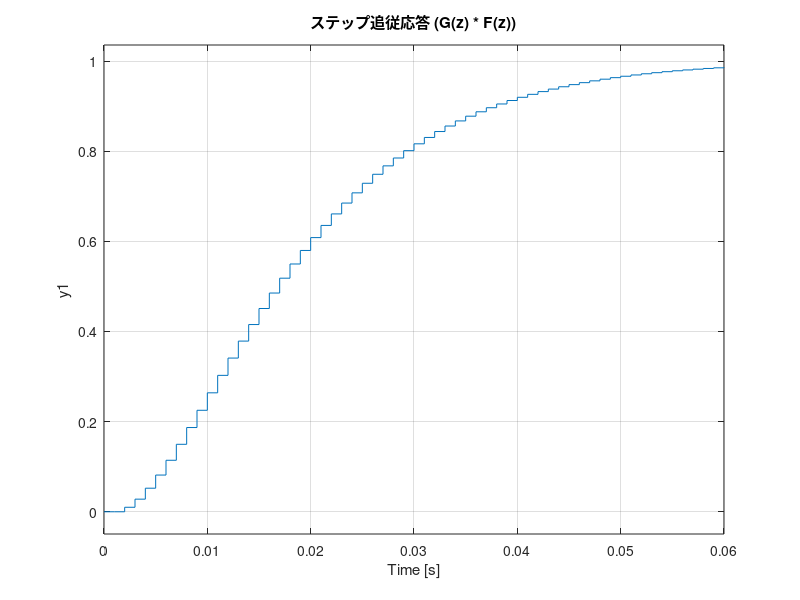
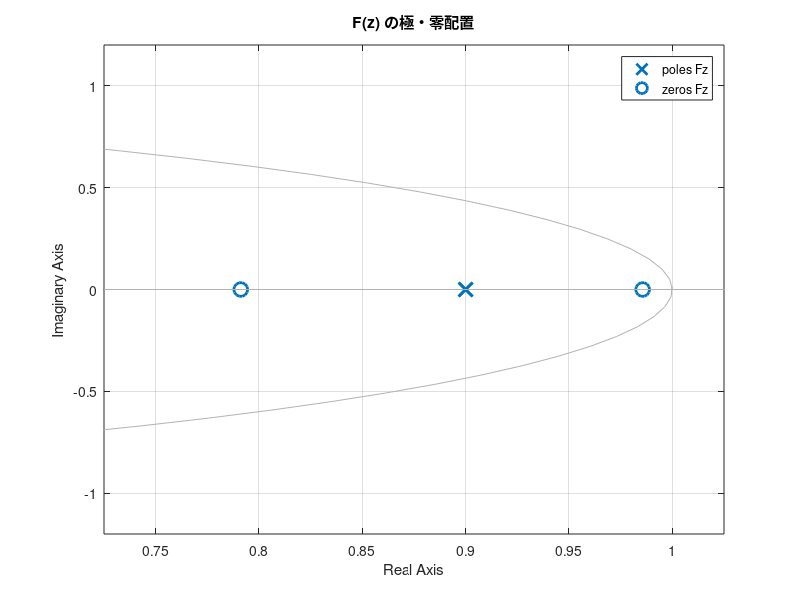

Reproduce these figures in MATLAB, in order.
% =========================================================
%  逆システムフィードフォワード設計 (2次ローパス付)
% =========================================================
clear; close all; clc;

% --- 対象プラント G(z)
b = 0.2890;
a = [1, -1.7768, 0.7798];
Gz = tf(b, a, 0.001); % Ts = 1 (任意のサンプリング周期)

% --- 2次ローパスフィルタ Q(z)
alpha = 0.9; % 平滑度 (0.8~0.95 推奨)
numQ = (1 - alpha)^2;
denQ = [1, -2*alpha, alpha^2];
Qz = tf(numQ, denQ, 0.001);

% --- 逆システム F(z) = G^-1(z) * Q(z)
Fz = inv(Gz) * Qz;

% --- プラント＋フィードフォワード応答（ステップ追従）
Tz = minreal(Gz * Fz); % 簡略化
figure;
step(Tz);
title('ステップ追従応答 (G(z) * F(z))');
grid on;

% --- 各伝達関数を確認
disp('--- G(z) ---');
Gz

disp('--- Q(z) ---');
Qz

disp('--- F(z) = G^-1(z)*Q(z) ---');
Fz

% --- 安定性チェック
figure;
pzmap(Fz);
title('F(z) の極・零配置');
grid on;
